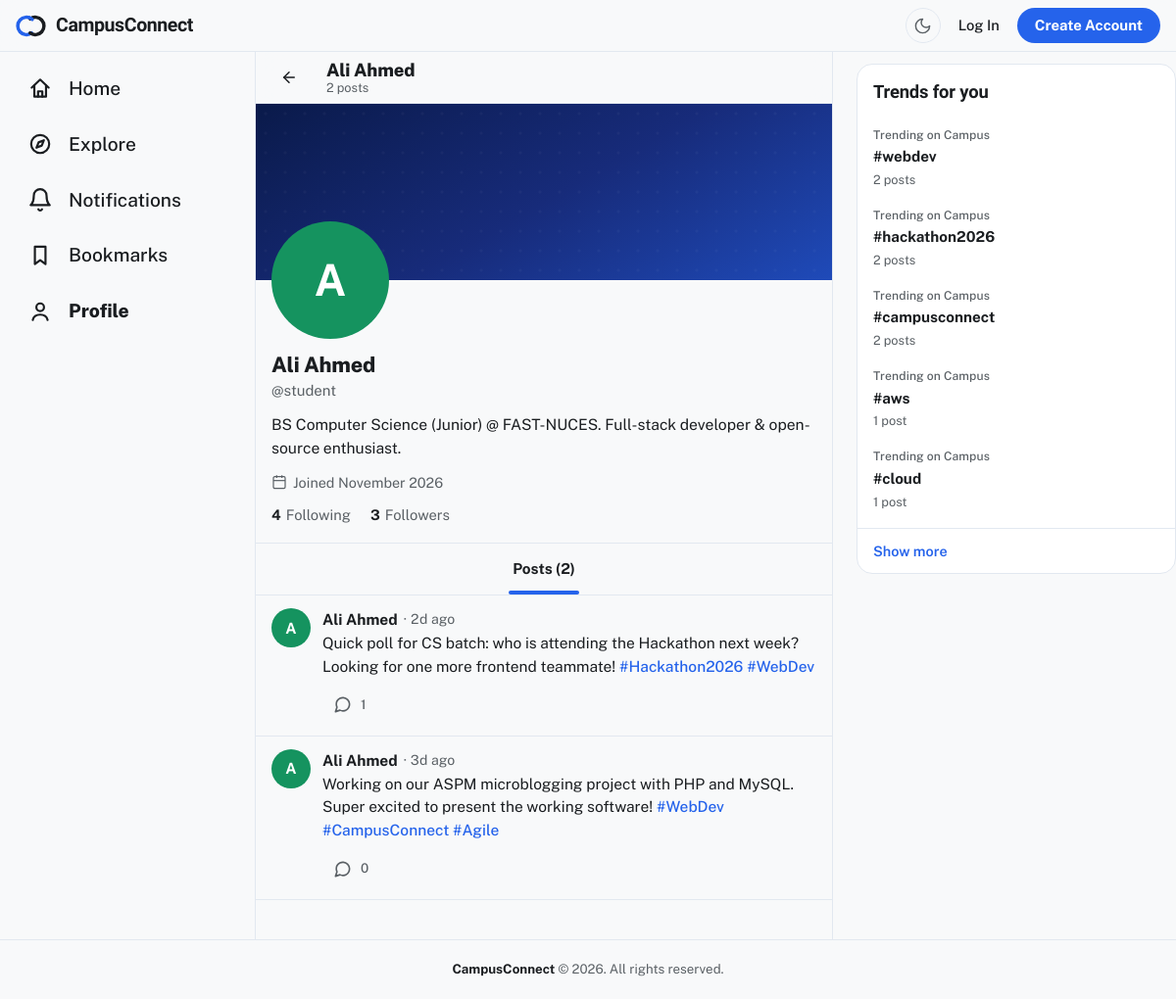
The page /profile.php?id=1 on the database its author committed.
### tables this page shows
CREATE TABLE IF NOT EXISTS users (
    id INT AUTO_INCREMENT PRIMARY KEY,
    name VARCHAR(255) NOT NULL,
    email VARCHAR(255) UNIQUE NOT NULL,
    password_hash VARCHAR(255) NOT NULL,
    role ENUM('student', 'society_admin', 'system_admin') DEFAULT 'student',
    bio TEXT DEFAULT NULL,
    cover_style VARCHAR(20) NOT NULL DEFAULT 'signature',
    created_at TIMESTAMP DEFAULT CURRENT_TIMESTAMP
);

CREATE TABLE IF NOT EXISTS posts (
    id INT AUTO_INCREMENT PRIMARY KEY,
    user_id INT NOT NULL,
    content TEXT NOT NULL,
    is_announcement TINYINT(1) NOT NULL DEFAULT 0,
    created_at TIMESTAMP DEFAULT CURRENT_TIMESTAMP,
    updated_at TIMESTAMP DEFAULT CURRENT_TIMESTAMP ON UPDATE CURRENT_TIMESTAMP,
    deleted_at TIMESTAMP NULL DEFAULT NULL,
    CONSTRAINT fk_posts_user FOREIGN KEY (user_id) REFERENCES users(id) ON DELETE CASCADE
);

CREATE TABLE IF NOT EXISTS hashtags (
    id INT AUTO_INCREMENT PRIMARY KEY,
    tag VARCHAR(100) UNIQUE NOT NULL,
    created_at TIMESTAMP DEFAULT CURRENT_TIMESTAMP
);

### profile.php (the view, shortened to what the rows shown need)
<?php
require_once 'classes/User.php';
require_once 'classes/Post.php';
require_once 'classes/PostController.php';
require_once 'classes/Like.php';
require_once 'includes/social_widgets.php';
require_once 'includes/header.php';
$profileId = (int)($_GET['id'] ?? ($currentUser['id'] ?? 0));
$db = Database::getInstance()->getConnection();
$userModel = new User($db);
$profile = $profileId > 0 ? $userModel->getById($profileId) : false;
$isOwnProfile = $profile && $currentUser && (int)$profile['id'] === (int)$currentUser['id'];
$feed = ['posts' => [], 'total' => 0, 'page' => 1, 'has_more' => false];
$bookmarkedIds = [];
$activeTab = ($_GET['tab'] ?? 'posts') === 'likes' && $isOwnProfile ? 'likes' : 'posts';
$likedPosts = [];
if ($profile) {
    $feedPage = max(1, (int)($_GET['page'] ?? 1));
    $feedController = new PostController(new Post($db), $currentUser);
    $feed = $feedController->getUserFeed((int)$profile['id'], $feedPage, 10);
}
?>
<?php if (!$profile): ?>
    <div class="narrow-wrap">
        <div class="empty-state">
            <span class="empty-icon"><svg viewBox="0 0 24 24" fill="none" stroke="currentColor" stroke-width="1.7" stroke-linecap="round" stroke-linejoin="round" aria-hidden="true"><circle cx="11" cy="11" r="6.5"/><path d="m16 16 4.5 4.5"/></svg></span>
            <h4 class="empty-title">User not found</h4>
            <p class="empty-text">This profile may not exist, or the link is incorrect.</p>
        </div>
    </div>
<?php else: ?>
    <?php
        $profileInitial = strtoupper(mb_substr(trim($profile['name']), 0, 1, 'UTF-8'));
        $followerCount = (int)$profile['follower_count'];
        $followingCount = (int)$profile['following_count'];
        $coverStyle = User::normalizeCoverStyle($profile['cover_style'] ?? 'signature');
    ?>
    <div class="layout-3col">
        <?php renderLeftNav('profile'); ?>
        <div class="col-main">
            <div class="profile-sticky-bar">
                <a href="index.php" class="profile-back-btn" aria-label="Back">
                    <svg viewBox="0 0 24 24" fill="none" stroke="currentColor" stroke-width="2" stroke-linecap="round" stroke-linejoin="round" width="18" height="18">
                        <line x1="19" y1="12" x2="5" y2="12"></line>
                        <polyline points="12 19 5 12 12 5"></polyline>
                    </svg>
                </a>
                <div class="profile-sticky-meta">
                    <h2 class="profile-sticky-name"><?= htmlspecialchars($profile['name']) ?></h2>
                    <span class="profile-sticky-sub"><?= (int)$feed['total'] ?> <?= pluralize((int)$feed['total'], 'post') ?></span>
                </div>
            </div>
            <div class="profile-card">
                <div class="profile-cover cover-<?= htmlspecialchars($coverStyle) ?>" aria-hidden="true"></div>
                <div class="profile-hero-row">
                    <span class="avatar-lg<?= avatarToneClass((int)$profile['id'], (string)($profile['role'] ?? '')) ?>"><?= htmlspecialchars($profileInitial) ?></span>
                </div>
                <div class="profile-details">
                    <div class="profile-name-row">
                        <h1 class="profile-display-name"><?= htmlspecialchars($profile['name']) ?></h1>
                    </div>
                    <?php
                        $emailPrefix = explode('@', $profile['email'] ?? '')[0];
                    ?>
                    <div class="profile-handle">@<?= htmlspecialchars($emailPrefix) ?></div>
                    <?php if (!empty($profile['bio'])): ?>
                        <p class="profile-bio"><?= htmlspecialchars($profile['bio']) ?></p>
                    <?php endif; ?>
                    <div class="profile-metadata-row">
                        <?php if (!empty($profile['created_at'])): ?>
                            <span class="profile-meta-item">
                                <svg viewBox="0 0 24 24" fill="none" stroke="currentColor" stroke-width="1.8" width="16" height="16">
                                    <rect x="3" y="4" width="18" height="18" rx="2" ry="2"></rect>
                                    <line x1="16" y1="2" x2="16" y2="6"></line>
                                    <line x1="8" y1="2" x2="8" y2="6"></line>
                                    <line x1="3" y1="10" x2="21" y2="10"></line>
                                </svg>
                                Joined <?= date('F Y', strtotime($profile['created_at'])) ?>
                            </span>
                        <?php endif; ?>
                    </div>
                    <div class="profile-stats-row">
                        <button type="button" class="stat-btn" onclick="toggleModal('following-modal')">
                            <strong><?= $followingCount ?></strong>
                            <span>Following</span>
                        </button>
                        <button type="button" class="stat-btn" onclick="toggleModal('followers-modal')">
                            <strong data-followers-count-for="<?= (int)$profile['id'] ?>"><?= $followerCount ?></strong>
                            <span><?= pluralize($followerCount, 'Follower') ?></span>
                        </button>
                    </div>
                </div>
            </div>
            <div class="profile-tabs-header">
                <a href="profile.php?id=<?= (int)$profile['id'] ?>&tab=posts" class="profile-tab<?= $activeTab === 'posts' ? ' active' : '' ?>">
                    <span class="profile-tab-label">Posts (<?= (int)$feed['total'] ?>)</span>
                </a>
            </div>
            <?php if ($activeTab === 'likes'): ?>
                <?php if (empty($likedPosts)): ?>
                    <div class="empty-state">
                        <p class="empty-text"><?= $isOwnProfile ? 'You have not liked any posts yet.' : 'This user has not liked any posts yet.' ?></p>
                    </div>
                <?php else: ?>
                    <?php foreach ($likedPosts as $likedPost): ?>
                        <?php renderPostCard($likedPost, $currentUser, $bookmarkedIds); ?>
                    <?php endforeach; ?>
                <?php endif; ?>
            <?php else: ?>
                <?php if (empty($feed['posts'])): ?>
                    <div class="empty-state">
                        <p class="empty-text"><?= $isOwnProfile ? 'You have not posted anything yet.' : 'This user has not posted anything yet.' ?></p>
                    </div>
                <?php else: ?>
                    <?php foreach ($feed['posts'] as $feedPost): ?>
                        <?php renderPostCard($feedPost, $currentUser, $bookmarkedIds); ?>
                    <?php endforeach; ?>
                <?php endif; ?>
            <?php endif; ?>
        </div>
        <div class="col-side">
            <?php renderTrendingHashtagsWidget($db); ?>
        </div>
    </div>
<?php endif; ?>
<?php require_once 'includes/footer.php'; ?>

### includes/social_widgets.php (shortened to what the rows shown need)
<?php
require_once __DIR__ . '/../classes/Hashtag.php';
function renderLeftNav(string $active): void {
    $viewerId = isset($GLOBALS['currentUser']['id']) ? (int)$GLOBALS['currentUser']['id'] : 0;
    $unreadCount = 0;
    $svgAttrs = 'viewBox="0 0 24 24" fill="none" stroke="currentColor" stroke-width="1.8" stroke-linecap="round" stroke-linejoin="round" aria-hidden="true"';
    $links = [
        'home' => ['index.php', 'Home', '<svg ' . $svgAttrs . '><path d="M4 11.5 12 4l8 7.5"/><path d="M6.5 9.5V20h11V9.5"/><path d="M10 20v-5h4v5"/></svg>', 0],
        'explore' => ['explore.php', 'Explore', '<svg ' . $svgAttrs . '><circle cx="12" cy="12" r="8.5"/><path d="M15.5 8.5 13.5 13.5 8.5 15.5 10.5 10.5Z"/></svg>', 0],
        'notifications' => ['notifications.php', 'Notifications', '<svg ' . $svgAttrs . '><path d="M18 8A6 6 0 0 0 6 8c0 7-3 9-3 9h18s-3-2-3-9"/><path d="M13.73 21a2 2 0 0 1-3.46 0"/></svg>', $unreadCount],
        'bookmarks' => ['bookmarks.php', 'Bookmarks', '<svg ' . $svgAttrs . '><path d="M7 3.5h10V20l-5-3.8L7 20Z"/></svg>', 0],
        'profile' => [$viewerId ? 'profile.php?id=' . $viewerId : 'login.php', 'Profile', '<svg ' . $svgAttrs . '><circle cx="12" cy="8" r="3.6"/><path d="M5 20c.8-3.4 3.6-5 7-5s6.2 1.6 7 5"/></svg>', 0],
    ];
    echo '<nav class="col-nav" aria-label="Section">';
    foreach ($links as $key => [$href, $label, $icon, $badge]) {
        $isActive = $key === $active ? ' nav-col-active' : '';
        echo '<a href="' . htmlspecialchars($href) . '" class="nav-col-link' . $isActive . '"'
            . ' aria-label="' . htmlspecialchars($label) . '"'
            . ($key === $active ? ' aria-current="page"' : '') . '>'
            . $icon . '<span>' . htmlspecialchars($label) . '</span>';
        echo '</a>';
    }
    echo '</nav>';
}
function renderTrendingHashtagsWidget(PDO $db, int $limit = 5): void {
    require_once __DIR__ . '/../classes/Hashtag.php';
    $hashtagModel = new Hashtag($db);
    $trending = $hashtagModel->getTrending($limit);
    echo '<div class="widget">';
    echo '<h4 class="widget-title">Trends for you</h4>';
    if (empty($trending)) {
        echo '<p class="widget-empty">No trending topics yet.</p>';
    } else {
        foreach ($trending as $item) {
            echo '<div class="trending-row">';
            echo '<a href="explore.php?tag=' . urlencode($item['tag']) . '" class="trending-link">';
            echo '<span class="trending-sub">Trending on Campus</span>';
            echo '<span class="trending-tag">#' . htmlspecialchars($item['tag']) . '</span>';
            echo '<span class="trending-count">' . (int)$item['post_count'] . ' ' . pluralize((int)$item['post_count'], 'post') . '</span>';
            echo '</a>';
            echo '</div>';
        }
    }
    echo '<a href="explore.php" class="widget-more">Show more</a>';
    echo '</div>';
}
function renderPostCard(array $post, ?array $currentUser, array $bookmarkedIds = [], bool $removeCardOnUnsave = false): void {
    $postId = (int)$post['id'];
    $authorInitial = strtoupper(mb_substr(trim($post['author_name']), 0, 1, 'UTF-8'));
    $timeAgo = $post['time_ago'] ?? $post['created_at'];
    $replyCount = (int)($post['reply_count'] ?? 0);
    $replySvg = '<svg viewBox="0 0 24 24" fill="none" stroke="currentColor" stroke-width="1.8" stroke-linecap="round" stroke-linejoin="round" aria-hidden="true"><path d="M21 11.5a8.38 8.38 0 0 1-.9 3.8 8.5 8.5 0 0 1-7.6 4.7 8.38 8.38 0 0 1-3.8-.9L3 21l1.9-5.7a8.38 8.38 0 0 1-.9-3.8 8.5 8.5 0 0 1 4.7-7.6 8.38 8.38 0 0 1 3.8-.9h.5a8.48 8.48 0 0 1 8 8v.5Z"/></svg>';
    $renderedBody = Hashtag::renderHashtagLinks(htmlspecialchars($post['content']));
    echo '<div class="post-card" data-post-card>';
    echo '<span class="avatar-md' . avatarToneClass((int)$post['user_id'], (string)($post['author_role'] ?? '')) . '">' . htmlspecialchars($authorInitial) . '</span>';
    echo '<div class="post-body">';
    echo '<div class="post-card-head">';
    echo '<a class="post-card-author" href="profile.php?id=' . (int)$post['user_id'] . '">'
        . htmlspecialchars($post['author_name']) . '</a>';
    echo '<span class="post-card-time">&middot; ' . htmlspecialchars($timeAgo) . '</span>';
    echo '</div>';
    echo '<p class="post-card-content">' . $renderedBody . '</p>';
    echo '<div class="post-card-actions">';
    echo '<a class="action-reply" href="post.php?id=' . $postId . '" aria-label="View post and replies"><span class="action-ic">'
        . $replySvg . '</span>' . $replyCount . '</a>';
    echo '</div>';
    echo '</div>';
    echo '</div>';
}

### classes/Hashtag.php (shortened to what the rows shown need)
<?php
require_once __DIR__ . '/Post.php';
class Hashtag {
    private PDO $db;
    public function __construct(PDO $dbConnection) {
        $this->db = $dbConnection;
    }
    public static function renderHashtagLinks(string $escapedHtml): string {
        return preg_replace_callback(
            '/(?<!&)#([a-zA-Z0-9_]{1,50})\b/u',
            function ($matches) {
                $rawTag = $matches[1];
                $lowerTag = mb_strtolower($rawTag, 'UTF-8');
                return '<a href="explore.php?tag=' . urlencode($lowerTag) . '" class="hashtag-link">#' . $rawTag . '</a>';
            },
            $escapedHtml
        );
    }
    public function getTrending(int $limit = 5): array {
        $sql = "SELECT h.id, h.tag, COUNT(ph.post_id) AS post_count
                FROM hashtags h
                JOIN post_hashtags ph ON h.id = ph.hashtag_id
                JOIN posts p ON ph.post_id = p.id
                WHERE p.deleted_at IS NULL
                GROUP BY h.id, h.tag
                HAVING post_count > 0
                ORDER BY post_count DESC, h.id DESC
                LIMIT :limit";
        $stmt = $this->db->prepare($sql);
        $stmt->bindValue(':limit', $limit, PDO::PARAM_INT);
        $stmt->execute();
        return $stmt->fetchAll(PDO::FETCH_ASSOC);
    }
}

### rows shown on the page
users: name "Ali Ahmed", name "A", email "student", bio "BS Computer Science (Junior) @ FAST-NUCES. Full-stack developer & open-source enthusiast.", created_at "November 2026"
posts: user.name "A", user.name "Ali Ahmed", timeAgo "2d ago", content "Quick poll for CS batch: who is attending the Hackathon next week? Looking for one more frontend teammate!", rawTag "Hackathon2026 WebDev", replyCount "1"
posts: user.name "A", user.name "Ali Ahmed", timeAgo "3d ago", content "Working on our ASPM microblogging project with PHP and MySQL. Super excited to present the working software!", rawTag "WebDev CampusConnect Agile", replyCount "0"
hashtags: tag "webdev", post_count "2", post_count "posts"
hashtags: tag "hackathon2026", post_count "2", post_count "posts"
hashtags: tag "campusconnect", post_count "2", post_count "posts"
hashtags: tag "aws", post_count "1", post_count "post"
hashtags: tag "cloud", post_count "1", post_count "post"

### other values the page prints
$label "Home"
$label "Explore"
$label "Notifications"
$label "Bookmarks"
$label "Profile"
$feed['total'] "2"
pluralize((int)$feed['total'], 'post') "posts"
$followingCount "4"
$followerCount "3"
pluralize($followerCount, 'Follower') "Followers"
